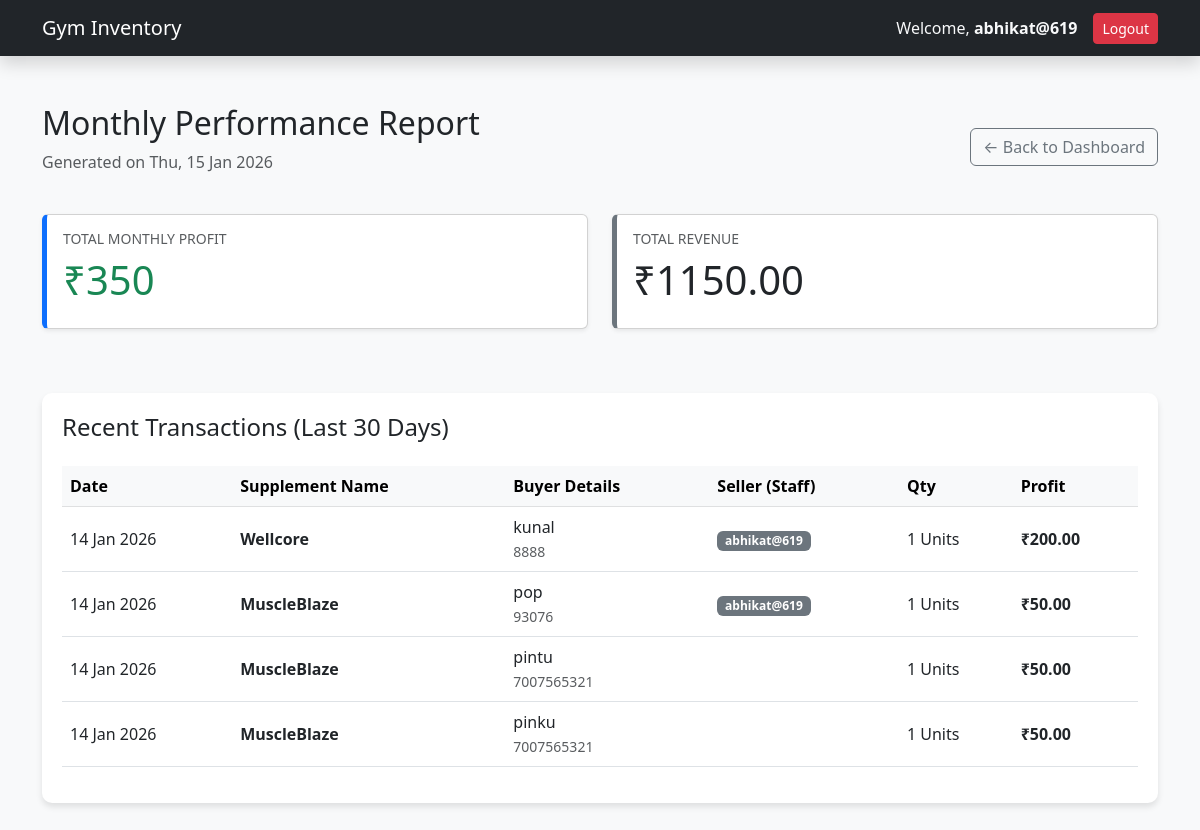
/report/ (signed in), run on the app's committed database.
### supplements/models.py (models this page shows, shortened)
class Sale(models.Model):
    supplement = models.ForeignKey(Supplement, on_delete=models.CASCADE)
    seller = models.ForeignKey(settings.AUTH_USER_MODEL, on_delete=models.SET_NULL, null=True, blank=True)
    buyer_name = models.CharField(max_length=200)
    buyer_contact = models.CharField(max_length=15)
    quantity_sold = models.IntegerField()
    sale_date = models.DateTimeField(default=timezone.now)
    total_profit = models.DecimalField(max_digits=10, decimal_places=2, editable=False)

class Supplement(models.Model):
    name = models.CharField(max_length=200)
    category = models.CharField(max_length=100, choices=[('Protein', 'Protein'), ('Creatine', 'Creatine'), ('Bars', 'Bars'), ('Pre-workout', 'Pre-workout')])
    stock_quantity = models.IntegerField(default=0)
    purchase_price = models.DecimalField(max_digits=10, decimal_places=2)
    selling_price = models.DecimalField(max_digits=10, decimal_places=2)

### supplements/views.py (the view)
# urls.py: path('report/', monthly_report, name='report'),
@login_required
def monthly_report(request):
    last_month = timezone.now() - timedelta(days=30)
    sales = Sale.objects.filter(sale_date__gte=last_month).order_by('-sale_date')
    total_revenue = sum(s.supplement.selling_price * s.quantity_sold for s in sales)
    total_profit = sales.aggregate(Sum('total_profit'))['total_profit__sum'] or 0
    context = {
        'sales': sales,
        'total_profit': total_profit,
        'total_revenue': total_revenue,
        'report_date': timezone.now()
    }
    return render(request, 'supplements/report.html', context)

### supplements/templates/supplements/report.html (shortened to what this page needs)
<!DOCTYPE html>
<html lang="en">
<head>
    <link href="https://cdn.jsdelivr.net/npm/bootstrap@5.3.0/dist/css/bootstrap.min.css" rel="stylesheet">
</head>
<body class="bg-light">
    <nav class="navbar navbar-expand-lg navbar-dark bg-dark shadow">
        <div class="container">
            <a class="navbar-brand" href="{% url 'home' %}">Gym Inventory</a>
            <div class="d-flex align-items-center">
                <span class="navbar-text me-3 text-light">
                    Welcome, <strong>{{ user.username }}</strong>
                </span>
                <form action="{% url 'logout' %}" method="post" class="d-inline">
                    <button type="submit" class="btn btn-sm btn-danger">Logout</button>
                </form>
            </div>
        </div>
    </nav>
    <div class="container py-5">
        <div class="d-flex justify-content-between align-items-center mb-4">
            <div>
                <h1 class="h2">Monthly Performance Report</h1>
                <p class="text-muted">Generated on {{ report_date|date:"D, d M Y" }}</p>
            </div>
            <a href="{% url 'home' %}" class="btn btn-outline-secondary">← Back to Dashboard</a>
        </div>
        <div class="row mb-5">
            <div class="col-md-6">
                <div class="card stats-card shadow-sm mb-3">
                    <div class="card-body">
                        <h6 class="text-muted text-uppercase small">Total Monthly Profit</h6>
                        <h2 class="display-6 text-success">₹{{ total_profit }}</h2>
                    </div>
                </div>
            </div>
            <div class="col-md-6">
                <div class="card stats-card shadow-sm mb-3" style="border-left-color: #6c757d;">
                    <div class="card-body">
                        <h6 class="text-muted text-uppercase small">Total Revenue</h6>
                        <h2 class="display-6">₹{{ total_revenue }}</h2>
                    </div>
                </div>
            </div>
        </div>
        <div class="table-container">
            <h4 class="mb-4">Recent Transactions (Last 30 Days)</h4>
            <div class="table-responsive">
                <table class="table table-hover align-middle">
                <thead class="table-light">
                <tr>
                    <th>Date</th>
                    <th>Supplement Name</th>
                    <th>Buyer Details</th>
                    <th>Seller (Staff)</th> <th>Qty</th>            <th>Profit</th>
                </tr>
                </thead>
                <tbody>
                    {% for sale in sales %}
                    <tr>
                        <td>{{ sale.sale_date|date:"d M Y" }}</td>
                        <td><strong>{{ sale.supplement.name }}</strong></td>
                        <td>
                            <div>{{ sale.buyer_name }}</div>
                            <small class="text-muted">{{ sale.buyer_contact }}</small>
                        </td>
                        <td><span class="badge bg-secondary">{{ sale.seller.username }}</span></td> <td>{{ sale.quantity_sold }} Units</td> <td class="profit-text">₹{{ sale.total_profit }}</td>
                    </tr>
                    {% empty %}
                    <tr>
                        <td colspan="6" class="text-center py-5 text-muted">
                            No sales recorded in the last 30 days.
                        </td>
                    </tr>
                    {% endfor %}
                </tbody>
                </table>
            </div>
        </div>
    </div>
</body>
</html>

### supplements/templates/supplements/report.html (style rules this page uses)
.stats-card { border-left: 5px solid #0d6efd; transition: transform 0.2s; }
.table-container { background: white; border-radius: 10px; padding: 20px; box-shadow: 0 4px 6px rgba(0,0,0,0.1); }
.profit-text { color: #198754; font-weight: bold; }

### data on the page
Sale: sale_date "14 Jan 2026", supplement.name "Wellcore", buyer_name "kunal", buyer_contact "8888", seller.username "abhikat@619", quantity_sold "1", total_profit "200.00"
Sale: sale_date "14 Jan 2026", supplement.name "MuscleBlaze", buyer_name "pop", buyer_contact "93076", seller.username "abhikat@619", quantity_sold "1", total_profit "50.00"
Sale: sale_date "14 Jan 2026", supplement.name "MuscleBlaze", buyer_name "pintu", buyer_contact "7007565321", quantity_sold "1", total_profit "50.00"
Sale: sale_date "14 Jan 2026", supplement.name "MuscleBlaze", buyer_name "pinku", buyer_contact "7007565321", quantity_sold "1", total_profit "50.00"

### other printed values
{{ user.username }} "abhikat@619"
{{ total_profit }} "350"
{{ total_revenue }} "1150.00"
